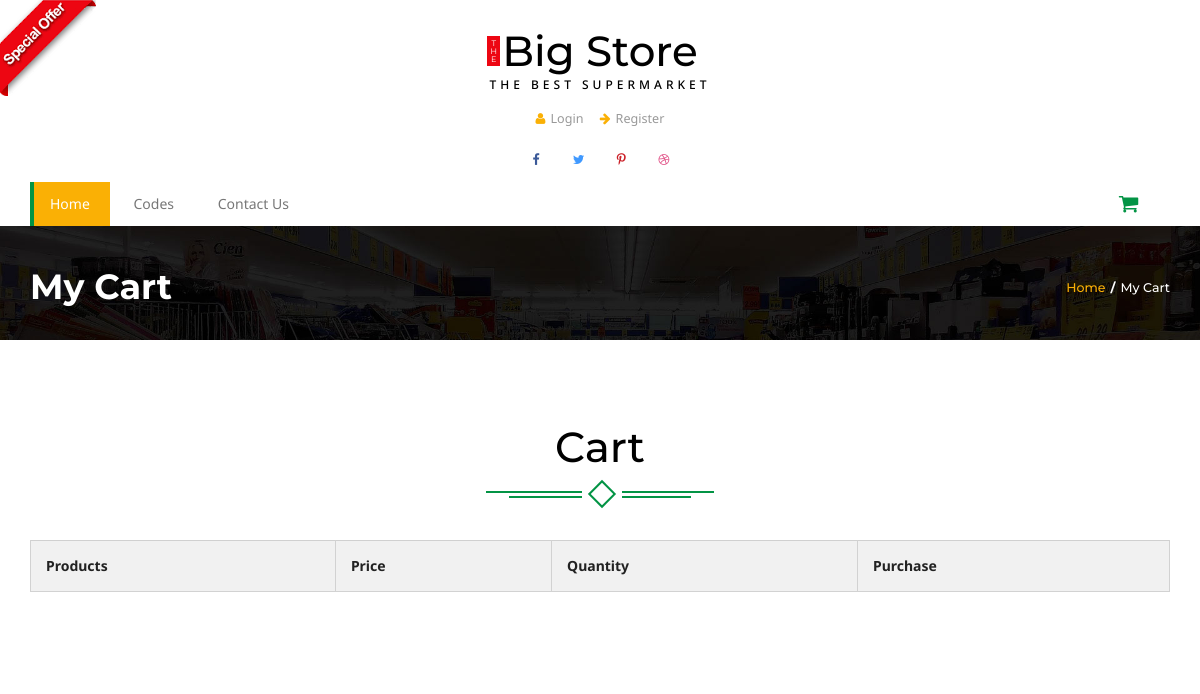
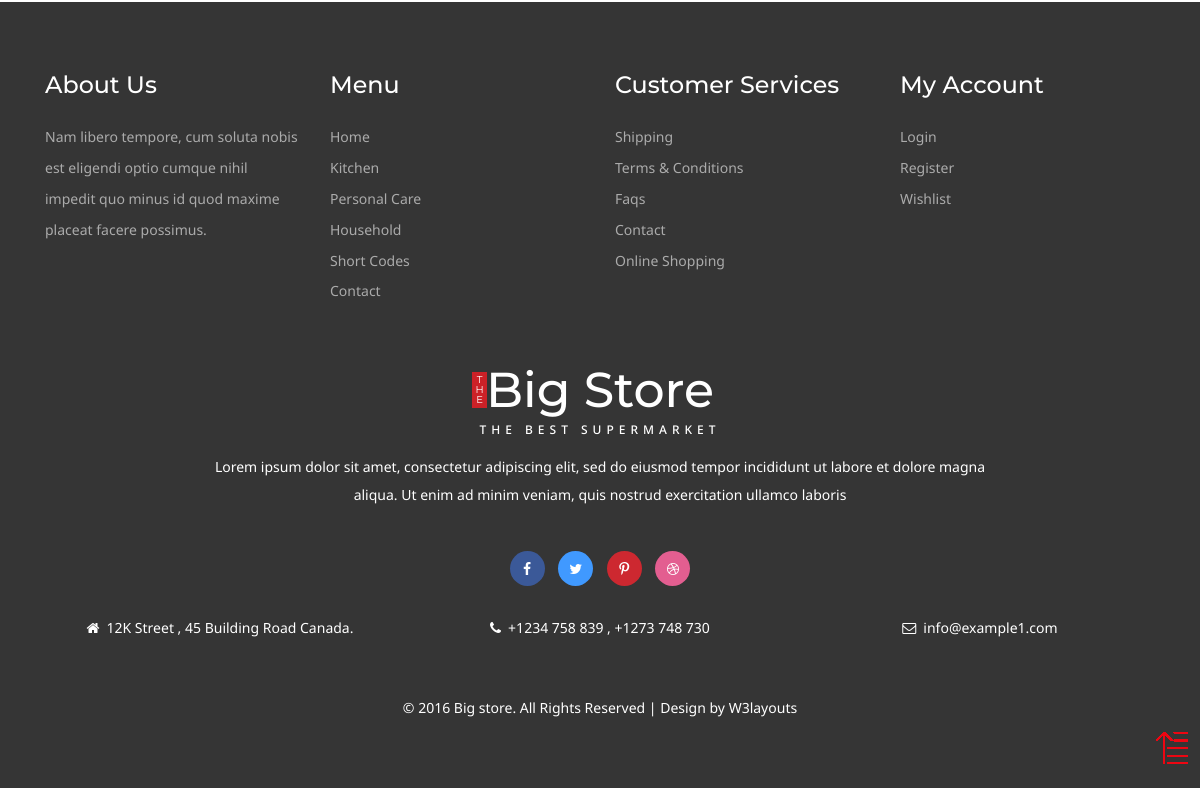
/my_cart/, run on an earlier commit of the app's database (2 pictures, top to bottom).
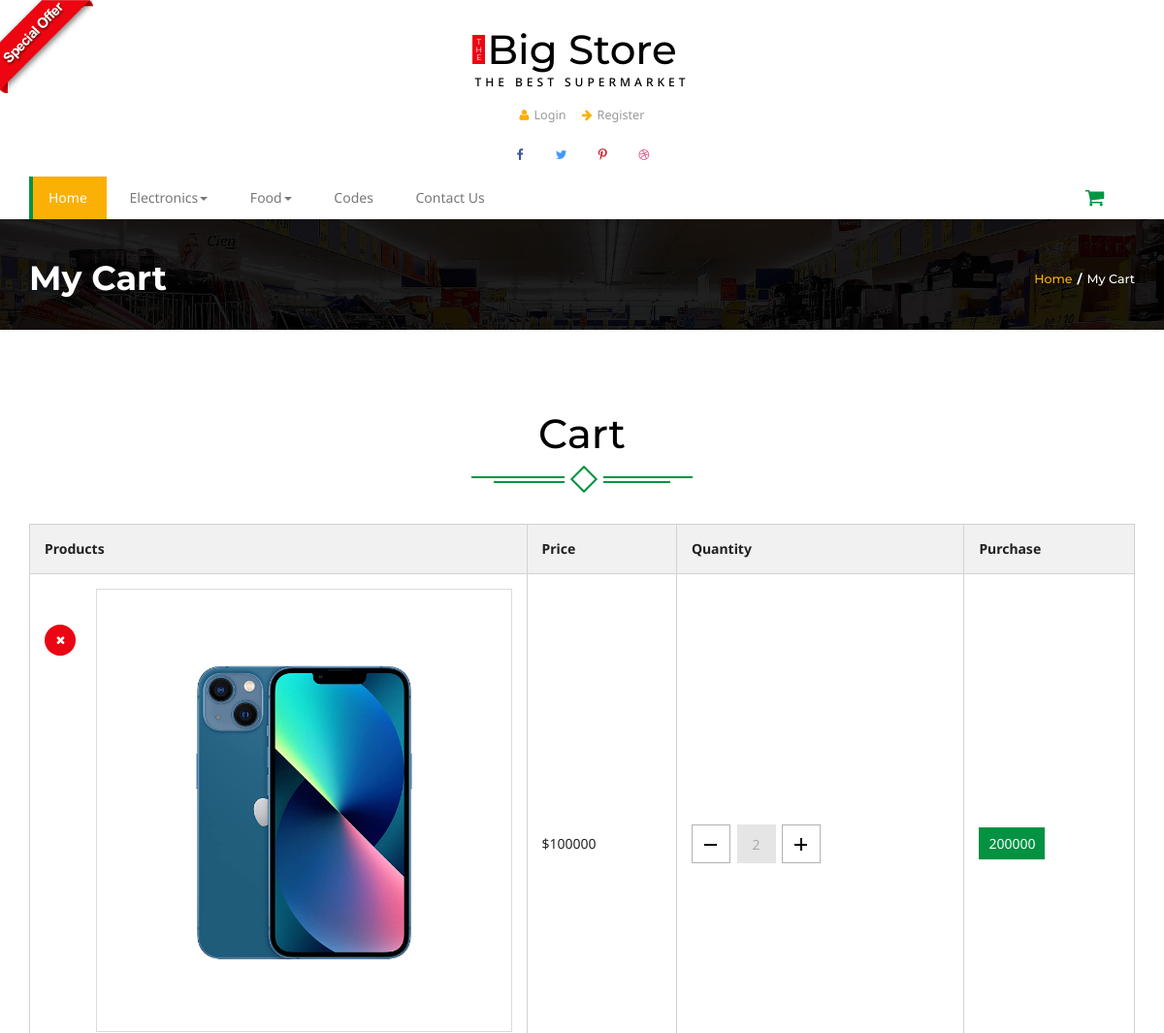
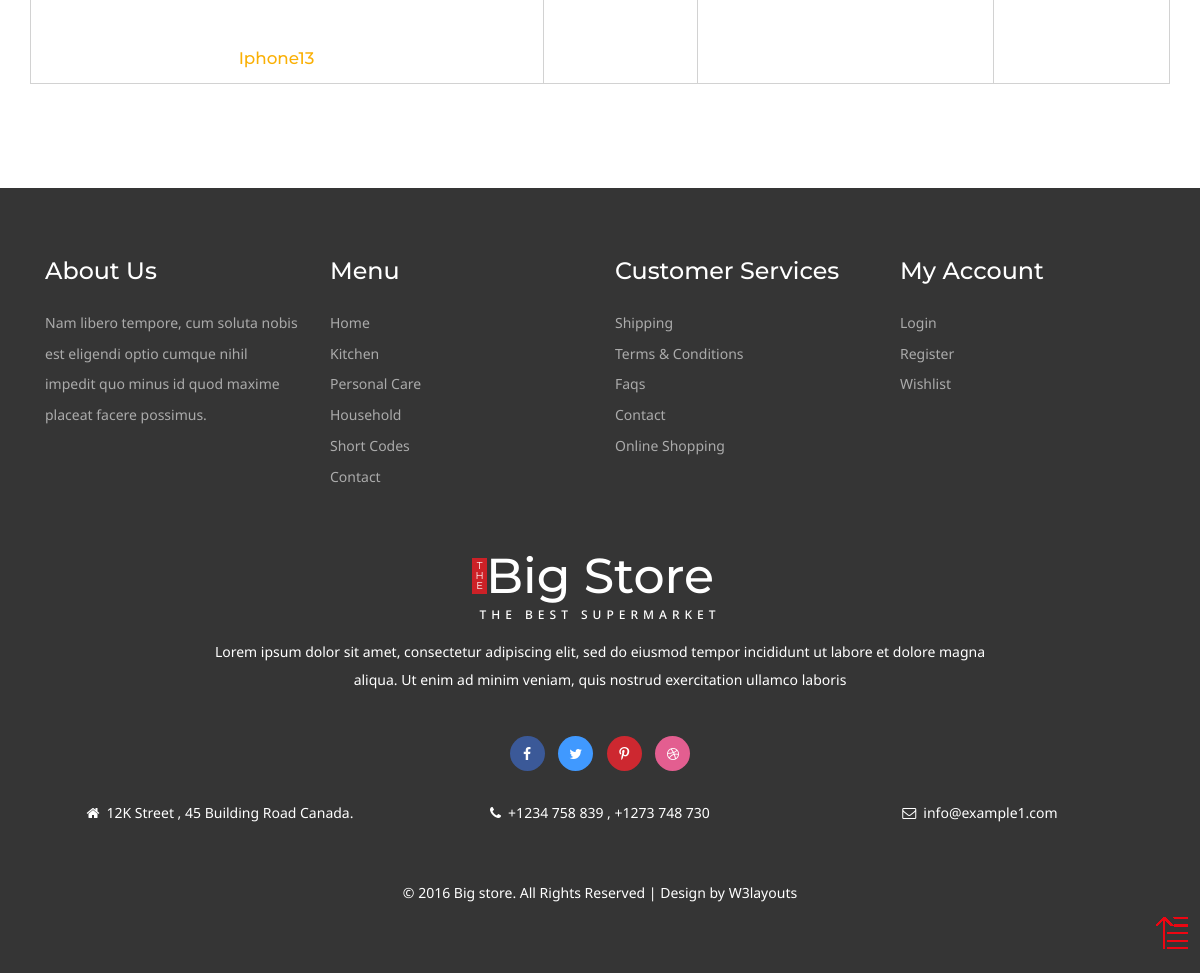
And on a later commit of the database (2 pictures, top to bottom).
### home/models.py (models this page shows, shortened)
class Category(models.Model):
	name= models.CharField(max_length=300)
	slug= models.TextField()

class Cart(models.Model):
	username = models.CharField(max_length=400)
	slug = models.CharField(max_length=500)
	items = models.ForeignKey(Product,on_delete= models.CASCADE)
	quantity = models.IntegerField(default = 1)
	checkout = models.BooleanField(default = False)
	total = models.IntegerField(default =1)

class Product(models.Model):
	name=models.CharField(max_length=500)
	image=models.ImageField(upload_to='media')
	price=models.IntegerField()
	discounted_price=models.IntegerField(default=0)
	category=models.ForeignKey(Category,on_delete=models.CASCADE)
	subcategory=models.ForeignKey(SubCategory,on_delete=models.CASCADE)
	description=models.TextField(blank=True)
	status=models.CharField(max_length=50,choices=(('active','Active'),('','Default')))
	labels=models.CharField(max_length=500,choices=LABELS,blank=True)
	slug = models.TextField()

### home/views.py (the view)
# urls.py: path('my_cart/',CartView.as_view(),name ='my_cart'),
class CartView(BaseView):
	def get(self,request):
		username = request.user.username
		self.views['cart_product'] = Cart.objects.filter(username = username,checkout = False)
		return render(request,'wishlist.html',self.views)

### template/wishlist.html (shortened to what this page needs)
{% extends 'base.html' %}
{% load static %}
{% block content %}
<div class="banner-top">
	<div class="container">
		<h3 >My Cart</h3>
		<h4><a href="index.html">Home</a><label>/</label>My Cart</h4>
		<div class="clearfix"> </div>
	</div>
</div>
		<div class="check-out">
		<div class="container">
	 <div class="spec ">
				<h3>Cart</h3>
					<div class="ser-t">
						<span><i></i></span>
					</div>
			</div>
 <table class="table ">
		  <tr>
			<th class="t-head head-it ">Products</th>
			<th class="t-head">Price</th>
		<th class="t-head">Quantity</th>
			<th class="t-head">Purchase</th>
		  </tr>
		  {% for cart in cart_product %}
		  <tr class="cross2">
		  <td class="t-data ring-in"><a href="single.html" class="at-in"><img src="{{cart.items.image.url}}" class="img-responsive" alt=""></a>
			<div class="sed">
				<h5>{{cart.items.name}}</h5>
			</div>
				<a href = "/delete_cart/{{cart.slug}}"><div class="close3"> <i class="fa fa-times" aria-hidden="true"></i></div></a>
			</td>
			{% if cart.items.discounted_price > 0 %}
			<td class="t-data">${{cart.items.discounted_price}}</td>
			{% else %}
			<td class="t-data">${{cart.items.price}}</td>
			{% endif %}
			<td class="t-data"><div class="quantity">
								<div class="quantity-select">
									<a href = "/reduce_cart/{{cart.slug}}"><div class="entry value-minus">&nbsp;</div></a>
										<div class="entry value"><span class="span-1">{{cart.quantity}}</span></div>
									<a href = "/cart/{{cart.slug}}"><div class="entry value-plus active">&nbsp;</div></a>
								</div>
							</div>
			</td>
			<td class="t-data"><a class=" add-1" href="single.html">{{cart.total}}</a></td>
		  </tr>
		  {% endfor %}
	</table>
		 </div>
		 </div>
{% endblock %}

### template/base.html (shortened to what this page needs)
<!DOCTYPE html>
{% load static %}
<html>
<head>
<link href="{% static 'css/bootstrap.css' %}"rel='stylesheet' type='text/css' />
<link href="{% static 'css/style.css' %}" rel='stylesheet' type='text/css' />
<link href="{% static 'css/font-awesome.css' %}" rel="stylesheet">
	<link rel="stylesheet" href="{% static 'css/jstarbox.css'%}" type="text/css" media="screen" charset="utf-8" />
</head>
<body>
<a href="offer.html"><img src="images/download.png" class="img-head" alt=""></a>
<div class="header">
		<div class="container">
			<div class="logo">
				<h1 ><a href="/"><b>T<br>H<br>E</b>Big Store<span>The Best Supermarket</span></a></h1>
			</div>
			<div class="head-t">
				<ul class="card">
					{% if user.is_authenticated %}
					<li><a href="wishlist.html" ><i class="fa fa-heart" aria-hidden="true"></i>Wishlist</a></li>
					<li><a href="about.html" ><i class="fa fa-file-text-o" aria-hidden="true"></i>Order History</a></li>
					<li><a href="shipping.html" ><i class="fa fa-ship" aria-hidden="true"></i>Shipping</a></li>
					<li><a href="/logout/" ><i class="fa fa-user" aria-hidden="true"></i>Logout</a></li>
					{% else %}
					<li><a href="/login/" ><i class="fa fa-user" aria-hidden="true"></i>Login</a></li>
					<li><a href="/register/" ><i class="fa fa-arrow-right" aria-hidden="true"></i>Register</a></li>
					{% endif %}
				</ul>
			</div>
			<div class="header-ri">
				<ul class="social-top">
					<li><a href="#" class="icon facebook"><i class="fa fa-facebook" aria-hidden="true"></i></a></li>
					<li><a href="#" class="icon twitter"><i class="fa fa-twitter" aria-hidden="true"></i></a></li>
					<li><a href="#" class="icon pinterest"><i class="fa fa-pinterest-p" aria-hidden="true"></i></a></li>
					<li><a href="#" class="icon dribbble"><i class="fa fa-dribbble" aria-hidden="true"></i></a></li>
				</ul>
			</div>
				<div class="nav-top">
					<nav class="navbar navbar-default">
					<div class="collapse navbar-collapse" id="bs-megadropdown-tabs">
						<ul class="nav navbar-nav ">
							<li class=" active"><a href="/" class="hyper "><span>Home</span></a></li>
							{% for cat in categories %}
							<li class="dropdown ">
								<a href="#" class="dropdown-toggle  hyper" data-toggle="dropdown" ><span>{{cat.name}}<b class="caret"></b></span></a>
							</li>
							{% endfor %}
							<li><a href="codes.html" class="hyper"> <span>Codes</span></a></li>
							<li><a href="contact.html" class="hyper"><span>Contact Us</span></a></li>
						</ul>
					</div>
					</nav>
					 <div class="cart" >
						<span class="fa fa-shopping-cart my-cart-icon"></span>
					</div>
					<div class="clearfix"></div>
				</div>
				</div>
</div>
{% block content %}
{% endblock %}
<div class="footer">
	<div class="container">
		<div class="col-md-3 footer-grid">
			<h3>About Us</h3>
			<p>Nam libero tempore, cum soluta nobis est eligendi
				optio cumque nihil impedit quo minus id quod maxime
				placeat facere possimus.</p>
		</div>
		<div class="col-md-3 footer-grid ">
			<h3>Menu</h3>
			<ul>
				<li><a href="index.html">Home</a></li>
				<li><a href="kitchen.html">Kitchen</a></li>
				<li><a href="care.html">Personal Care</a></li>
				<li><a href="hold.html">Household</a></li>
				<li><a href="codes.html">Short Codes</a></li>
				<li><a href="contact.html">Contact</a></li>
			</ul>
		</div>
		<div class="col-md-3 footer-grid ">
			<h3>Customer Services</h3>
			<ul>
				<li><a href="shipping.html">Shipping</a></li>
				<li><a href="terms.html">Terms & Conditions</a></li>
				<li><a href="faqs.html">Faqs</a></li>
				<li><a href="contact.html">Contact</a></li>
				<li><a href="offer.html">Online Shopping</a></li>
			</ul>
		</div>
		<div class="col-md-3 footer-grid">
			<h3>My Account</h3>
			<ul>
				<li><a href="login.html">Login</a></li>
				<li><a href="register.html">Register</a></li>
				<li><a href="wishlist.html">Wishlist</a></li>
			</ul>
		</div>
		<div class="clearfix"></div>
			<div class="footer-bottom">
				<h2 ><a href="index.html"><b>T<br>H<br>E</b>Big Store<span>The Best Supermarket</span></a></h2>
				<p class="fo-para">Lorem ipsum dolor sit amet, consectetur adipiscing elit, sed do eiusmod tempor incididunt ut labore et dolore magna aliqua. Ut enim ad minim veniam, quis nostrud exercitation ullamco laboris</p>
				<ul class="social-fo">
					<li><a href="#" class=" face"><i class="fa fa-facebook" aria-hidden="true"></i></a></li>
					<li><a href="#" class=" twi"><i class="fa fa-twitter" aria-hidden="true"></i></a></li>
					<li><a href="#" class=" pin"><i class="fa fa-pinterest-p" aria-hidden="true"></i></a></li>
					<li><a href="#" class=" dri"><i class="fa fa-dribbble" aria-hidden="true"></i></a></li>
				</ul>
				<div class=" address">
					<div class="col-md-4 fo-grid1">
							<p><i class="fa fa-home" aria-hidden="true"></i>12K Street , 45 Building Road Canada.</p>
					</div>
					<div class="col-md-4 fo-grid1">
							<p><i class="fa fa-phone" aria-hidden="true"></i>+1234 758 839 , +1273 748 730</p>
					</div>
					<div class="col-md-4 fo-grid1">
						<p><a href="mailto:info@example.com"><i class="fa fa-envelope-o" aria-hidden="true"></i>info@example1.com</a></p>
					</div>
					<div class="clearfix"></div>
					</div>
			</div>
		<div class="copy-right">
			<p> &copy; 2016 Big store. All Rights Reserved | Design by  <a href="http://w3layouts.com/"> W3layouts</a></p>
		</div>
	</div>
</div>
	<a href="#" id="toTop" style="display: block;"> </a>
</body>
</html>

What changed in the data, as far as the page shows it:
added Category: name "Electronics"
added Category: name "Food"
added Cart: items.image (picture), items.name "Iphone13", items.discounted_price "100000", quantity "2", total "200000"
